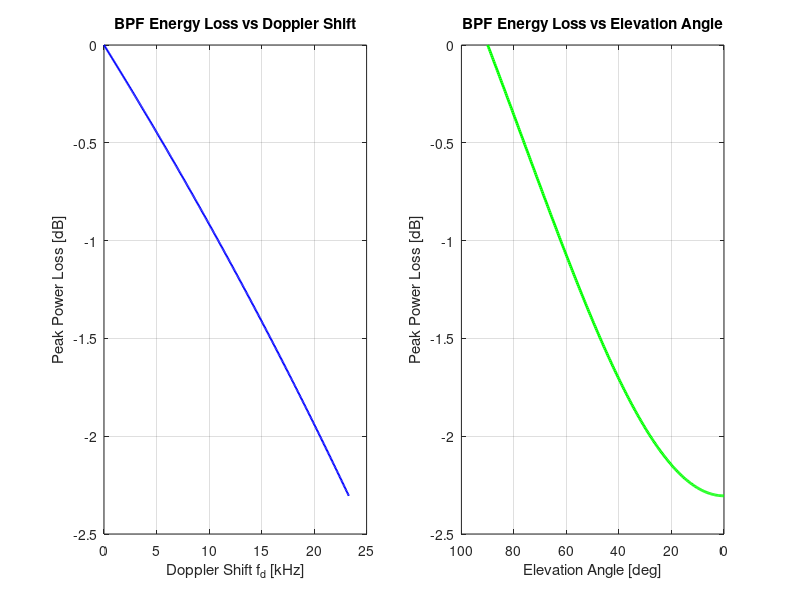

MATLAB code for this plot:
%BPF時にどれだけFFT後のピーク電力が減少するのかを示すシミュレーション

clear; 
close all; 
clc;

SF = 12;
M  = 2^SF;
BW = 100e3;
Fs = BW;
df = BW / M;

v_sat   = 7600;
f_c     = 920e6;
c_light = 3e8;
fd_max  = (v_sat / c_light) * f_c;

n  = (0:M-1)';
up = exp(1j * pi * n.^2 / M);
dn = conj(up);

fd_vals = linspace(0, fd_max, 400);
peak_pw = zeros(1, 400);

for k = 1:400
    fd = fd_vals(k);
    rx = up .* exp(1j * 2*pi * (fd/Fs) * n);
    n_valid = max(0, floor(M * (1 - fd/BW)));
    rx(n_valid+1:end) = 0;
    pw = abs(fft(rx .* dn)).^2;
    peak_pw(k) = max(pw);
end

loss_sim  = 10 * log10(peak_pw / peak_pw(1));
loss_theo = 20 * log10(1 - fd_vals / BW);

elev      = linspace(0, 90, 300);
fd_elev   = (v_sat / c_light) * f_c * cosd(elev);
loss_elev = 20 * log10(1 - fd_elev / BW);

figure('Position', [100 100 900 400]);

subplot(1,2,1);
%plot(fd_vals/1e3, loss_sim,  'b-',  'LineWidth', 2); hold on;
plot(fd_vals/1e3, loss_theo, 'b-', 'LineWidth', 1.5);
xlabel('Doppler Shift f_d [kHz]');
ylabel('Peak Power Loss [dB]');
title('BPF Energy Loss vs Doppler Shift');
%legend('Simulation', 'Theory', 'Location', 'southwest');
grid on;

subplot(1,2,2);
plot(elev, loss_elev, 'g-', 'LineWidth', 2);
set(gca, 'XDir', 'reverse');
xlabel('Elevation Angle [deg]');
ylabel('Peak Power Loss [dB]');
title('BPF Energy Loss vs Elevation Angle');
grid on;
